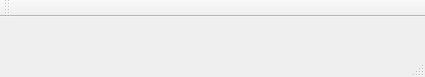
<?xml version="1.0" encoding="UTF-8"?>
<ui version="4.0">
 <class>MainWindow</class>
 <widget class="QMainWindow" name="MainWindow">
  <property name="geometry">
   <rect>
    <x>0</x>
    <y>0</y>
    <width>425</width>
    <height>77</height>
   </rect>
  </property>
  <property name="windowTitle">
   <string>MainWindow</string>
  </property>
  <widget class="QWidget" name="centralWidget"/>
  <widget class="QMenuBar" name="menuBar">
   <property name="geometry">
    <rect>
     <x>0</x>
     <y>0</y>
     <width>425</width>
     <height>22</height>
    </rect>
   </property>
  </widget>
  <widget class="QToolBar" name="mainToolBar">
   <attribute name="toolBarArea">
    <enum>TopToolBarArea</enum>
   </attribute>
   <attribute name="toolBarBreak">
    <bool>false</bool>
   </attribute>
  </widget>
  <widget class="QStatusBar" name="statusBar"/>
 </widget>
 <layoutdefault spacing="6" margin="11"/>
 <resources/>
 <connections/>
</ui>
